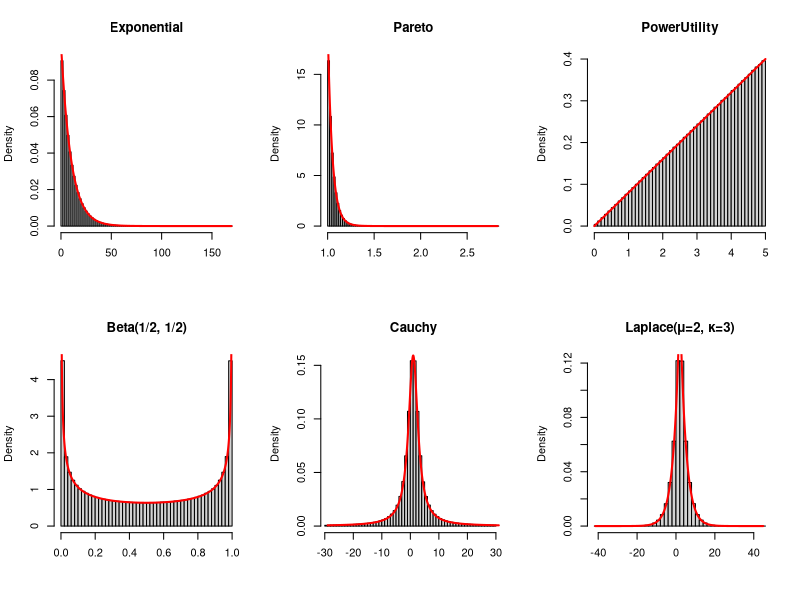

Write R code to recreate this figure.
# Plot setup and variable
par(mfrow = c(2, 3))

# 1) Exponential Inverse CDF
lambda <- 0.1
U <- runif(1e7)
EXDIST <- -log(1-U) / lambda 

x_grid <- seq(0, max(EXDIST), length.out = 1000)
Expo_pdf <- lambda * exp(-lambda * x_grid) 

hist(EXDIST, breaks = 65, prob = TRUE, main = "Exponential", xlab = "")
lines(x_grid, Expo_pdf, col = "red", lwd = 2)

# 2) Pareto Inverse CDF
alpha <- 20
sigma <- 1
U <- runif(1e7)
PAREDIST <- sigma / ((1 - U)^(1 / alpha))

x_grid <- seq(sigma, max(PAREDIST), length.out = 1000)
Pareto_pdf <- (alpha * sigma^alpha) / (x_grid^(alpha + 1))

hist(PAREDIST, breaks = 70, prob = TRUE, main = "Pareto", xlab = "")
lines(x_grid, Pareto_pdf, col = "red", lwd = 2)

# 3) PowerUtility Inverse CDF
kappa <- 5
delta <- 2
U <- runif(1e7)
POWERDIST <- kappa * U^(1 / delta)

x_grid <- seq(0, kappa, length.out = 1000)
Power_pdf <- (delta / (kappa^delta)) * x_grid^(delta - 1) 

hist(POWERDIST, breaks = 65, prob = TRUE, main = "PowerUtility", xlab="")
lines(x_grid, Power_pdf, col = "red", lwd = 2)



# 4) Beta Inverse CDF
U <- runif(1e7)
BETADIST <- sin(pi/2 * U)^2
G <- 1e4

x_grid <- seq(0, 1, length.out = G)
Beta_0_5_0_5_pdf <- (1/pi) / sqrt( x_grid * ( 1 - x_grid ) )

hist(BETADIST, breaks = 68, prob = TRUE, main = "Beta(1/2, 1/2)", xlab="")
lines(x_grid, Beta_0_5_0_5_pdf, col = "red", lwd = 2)


# 5) Cauchy Inverse CDF
m <- 1
kappa <- 2
L <- 30
G <- 1e4
U <- runif(1e7)
X <- m + kappa * tan(pi * (U - 1/2))
X_truncated <- X[abs(X)<=30]

x_grid <- seq(m - L, m + L, length.out = G)
Cauchy_pdf <- (1 / (pi * kappa)) * 1 / (1 + ((x_grid - m) / kappa)^2)

hist(X_truncated, breaks = 72, xlim = c(m - 30, m + 30),
     main = "Cauchy", prob = TRUE, xlab="")
lines(x_grid, Cauchy_pdf, col = "red", lwd = 2)

# 6) Laplace Inverse CDF
lamda <- 1
m <-2
kappa <- 3
Y1 <- rexp(1e7, lamda)
Y2 <- rexp(1e7, lamda)
X <- Y1 - Y2
LAPLACEDIST <- m + kappa * X

x_grid <- seq(min(LAPLACEDIST), max(LAPLACEDIST), length.out = 1000)
Laplace_pdf <- (1 / (2 * kappa)) * exp(-abs(x_grid - m) / kappa)

hist(LAPLACEDIST, breaks = 60, probability = TRUE, main = "Laplace(μ=2, κ=3)", xlab="")
lines(x_grid, Laplace_pdf, col = "red", lwd = 2)